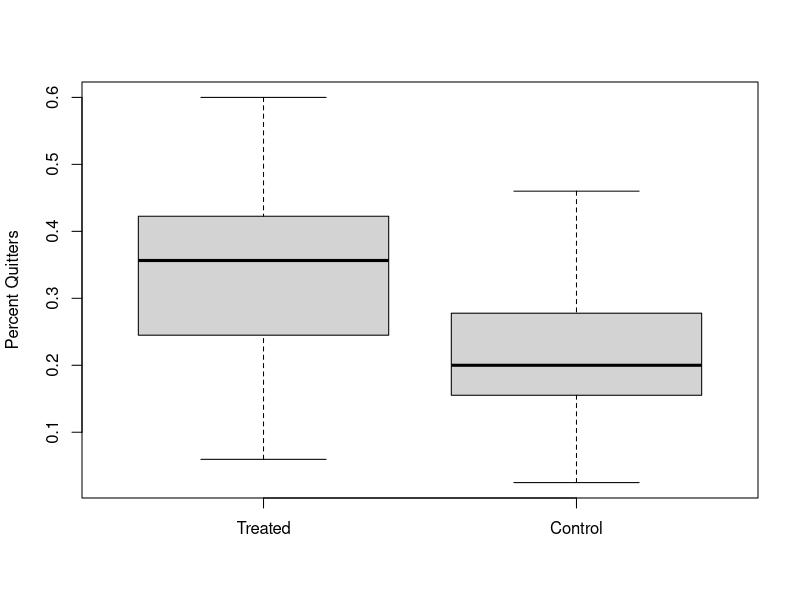

This chart was generated by the following R code:
library(HSAUR3)


### Name: smoking
### Title: Nicotine Gum and Smoking Cessation
### Aliases: smoking
### Keywords: datasets

### ** Examples


  data("smoking", package = "HSAUR3")
  boxplot(smoking$qt/smoking$tt,
          smoking$qc/smoking$tc,
          names = c("Treated", "Control"), ylab = "Percent Quitters")
